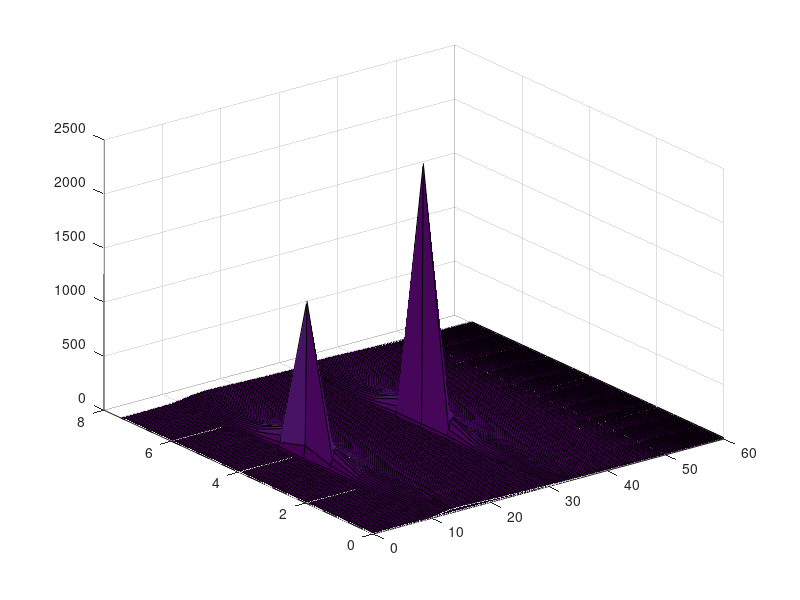

Write the MATLAB code that produced this figure.
clear;
clc; 

%道路宽为3.75m
Road_Width=3.75;%autonomous emergency braking in short distance
figure(1)
x = linspace(0,60,200);
y = linspace(0,7.5,11.25);
[X,Y] = meshgrid(x,y);
ego_speed = 40;
% G=0.001;M_2=5000;R_2=1;K_1=1;K_2=0.05;
G=0.01;M_2=5000;R_2=1;K_1=1;K_2=0.05;
EGO_Y=Y-Road_Width;EGO_X=X-10;
EGO_Z=((G*R_2*M_2)./sqrt(EGO_X.^2+EGO_Y.^2)).*exp(K_2.* EGO_X.* ego_speed./sqrt(EGO_X.^2+EGO_Y.^2));
surf(X,Y,EGO_Z)

TAEGET_SPEED=40;
TAEGET_Y=Y-Road_Width;TAEGET_X=X-30;%cutin改位置
TAEGET_Z=((G*R_2*M_2)./sqrt(TAEGET_X.^2+TAEGET_Y.^2)).*exp(K_2.* TAEGET_X.* TAEGET_SPEED./sqrt(TAEGET_X.^2+TAEGET_Y.^2));
hold on;
surf(X,Y,TAEGET_Z)

% %AEB改位置
% hold on;
% TAEGET_SPEED1=40;
% TAEGET_Y1=Y-3.75;TAEGET_X1=X-50;
% DISTANCE=sqrt(TAEGET_Y1.^2+TAEGET_X1.^2);
% theta=acos(abs(TAEGET_X1)./DISTANCE);
% 
% TAEGET_Z1=((G*R_2*M_2)./sqrt(TAEGET_X1.^2+TAEGET_Y1.^2)).*exp(K_2.* TAEGET_X1.* TAEGET_SPEED1.*cos(theta)./sqrt(TAEGET_X1.^2+TAEGET_Y1.^2));
% hold on;
% surf(X,Y,TAEGET_Z1)
% 
% % hold on;
% % TAEGET_Z2=((G*R_2*M_2)./sqrt(TAEGET_X1.^2+TAEGET_Y1.^2)).*exp(K_2.* TAEGET_X1.* TAEGET_SPEED1./sqrt(TAEGET_X1.^2+TAEGET_Y1.^2));
% % surf(X,Y,TAEGET_Z2)
% % colormap( [0 0 0] );
% % colormap jet
% % 
% 
% % colorbar('Direction','reverse')
% 
% caxis([0 20])
% 
% set(gca,'FontSize',16)
% %xlabel('x(m)')
% ylabel('y(m)')
% xlim([0 60]) 
% ylim([0 7.5])
% zlim([0 20])

